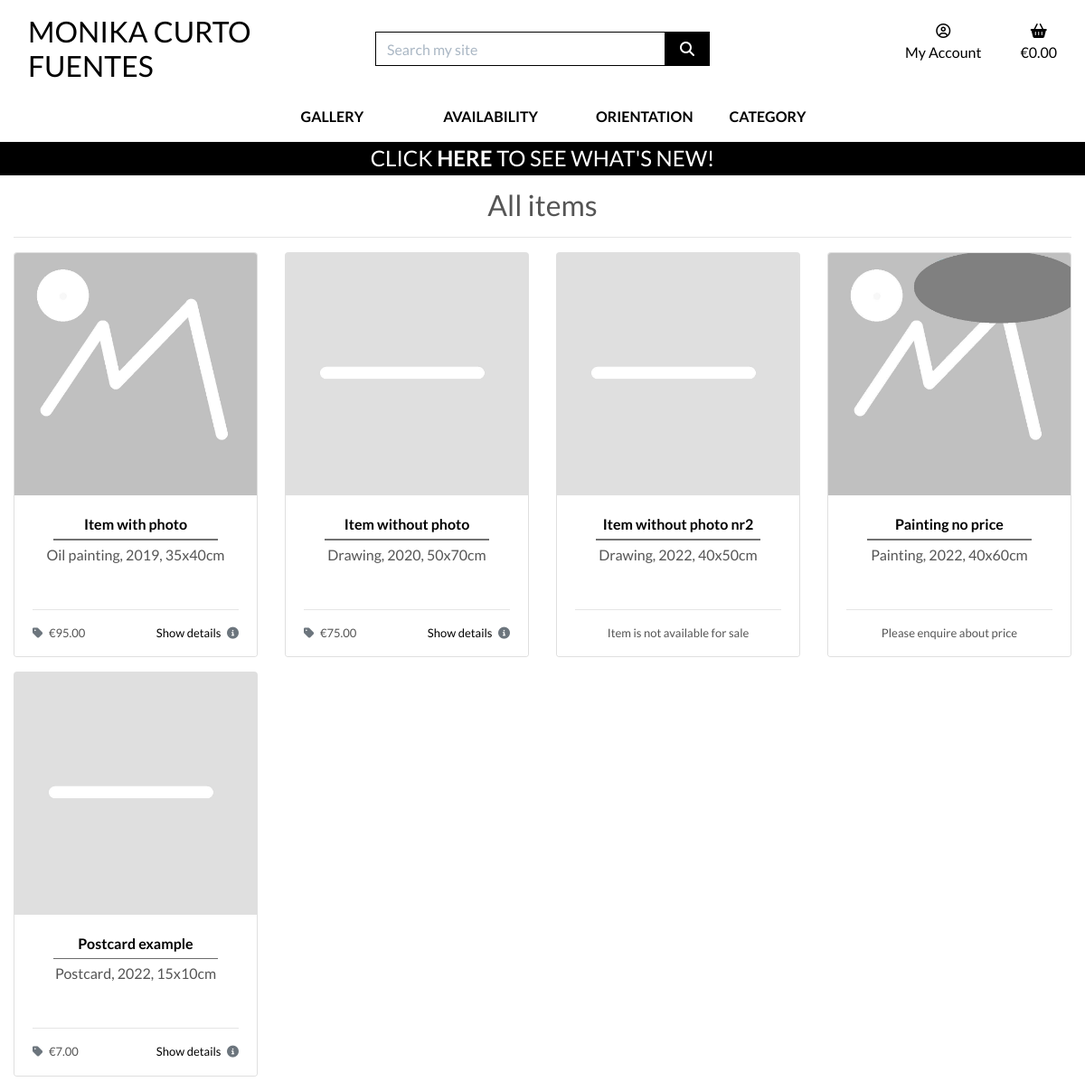
Screenshot of /products/ with the database file from the repository.
### products/models.py (models this page shows, shortened)
class Product(models.Model):
    sku = models.CharField(
        max_length=254,
        null=True,
        blank=True)
    title = models.CharField(
        max_length=254,
        unique=True)
    excerpt = models.TextField(
        blank=True)
    description = models.TextField()
    price = models.DecimalField(
        max_digits=6,
        decimal_places=2,
        null=True,
        blank=True)
    image = models.ImageField(
        null=True,
        blank=True)
    category = models.ForeignKey(
        'Category',
        null=True,
        blank=True,
        on_delete=models.SET_NULL)
    orientation = models.CharField(
        max_length=9,
        choices=ORIENTATION,
        null=True,
        blank=True)
    is_unique = models.BooleanField(
        default=True)
    priority = models.CharField(
        max_length=10,
        choices=PRIORITY_CHOICES,
        default="3 - Normal",
        null=True,
        blank=True)
    highlight = models.BooleanField(
        default=False)
    available = models.BooleanField(
        default=True)
    live = models.BooleanField(
        default=False)
    created_on = models.DateTimeField(
        auto_now_add=True)
    updated_on = models.DateTimeField(
        auto_now=True)
    class Meta:
        ordering = ['priority', 'created_on']

### products/views.py (the view, shortened to what this page needs)
def all_products(request):
    products = Product.objects.all()
    query = None
    available = None
    availability = None
    orientation = None
    orientations = None
    categories = None
    highlights = None
    context = {
        'products': products,
        'search_term': query,
        'available': available,
        'current_availability': availability,
        'orientation': orientation,
        'current_orientations': orientations,
        'current_categories': categories,
        'highlights': highlights,
    }
    return render(request, 'products/products.html', context)

### bag/contexts.py (called while the page is built, shortened)
def bag_contents(request):
    bag_items = []
    total = 0
    product_count = 0
    bag = request.session.get('bag', {})
    if total < settings.FREE_DELIVERY_THRESHOLD and total > 0:
        min_charge = settings.DELIVERY_MIN_CHARGE
        delivery = max(
            total * Decimal(settings.STANDARD_DELIVERY_PERCENTAGE / 100),
            min_charge)
        free_delivery_delta = settings.FREE_DELIVERY_THRESHOLD - total
    else:
        delivery = 0
        free_delivery_delta = 0
    grand_total = delivery + total
    context = {
        'bag_items': bag_items,
        'total': total,
        'product_count': product_count,
        'delivery': delivery,
        'free_delivery_delta': free_delivery_delta,
        'free_delivery_threshold': settings.FREE_DELIVERY_THRESHOLD,
        'grand_total': grand_total,
    }
    return context

### products/templates/products/products.html (shortened to what this page needs)
{% extends "base.html" %}
{% load static %}
{% block page_header %}
    <div class="container header-container">
    </div>
{% endblock %}
{% block content %}
    <div class="overlay"></div>
    <div class="container-fluid">
        <div class="row">
            <div class="col-12 text-center mt-5">
                <h2>
                    {% if search_term %}
                        {{ products|length }} item{% if products|length != 1 %}s {% endif %} found for <strong>{{ search_term }}</strong>
                    {% elif current_orientations %}
                        {{ orientation }}s
                    {% elif current_categories %}
                        {% for c in current_categories %}
                            <a href="{% url 'products' %}?category={{ c.name }}">
                                {{ c.friendly_name }}s
                            </a>
                        {% endfor %}
                    {% else %}
                        All items
                    {% endif %}
                </h2>
                <hr class="mb-3">
            </div>
            <div class="col">
                <div class="row">
                    {% for product in products %}
                        {% if product.live %}
                            <div class="col-md-4 col-xl-3 mb-3">
                                <div class="card h-100">
                                    {% if product.image %}
                                        <a href="{% url 'product_detail' product.id %}">
                                            <img src="{{ product.image.url }}" alt="{{ product.title }}" class="card-img-top img-fluid">
                                        </a>
                                    {% else %}
                                        <a href="{% url 'product_detail' product.id %}">
                                            <img src="{{ MEDIA_URL }}placeholder.jpg" alt="{{ product.title }}" class="card-image-top img-fluid">
                                        </a>
                                    {% endif %}
                                    <div class="card-body text-center">
                                        <a href="{% url 'product_detail' product.id %}">
                                            <p class="mb-0 font-weight-bold">{{ product.title }}</p>
                                        </a>
                                        <hr class="hr-middle">
                                        <p class="mb-0">{{ product.excerpt }}</p>
                                    </div>
                                    <div class="card-footer">
                                        <div class="row">
                                            <div class="col">
                                                <hr>
                                                {% if product.available and product.price %}
                                                    <p class="float-left">
                                                        <i class="fas fa-tag mr-1 text-muted"></i>
                                                        &euro;{{ product.price }}
                                                    </p>
                                                    <a href="{% url 'product_detail' product.id %}">
                                                        <p class="float-right">
                                                            Show details
                                                            <i class="fas fa-info-circle ml-1 text-muted"></i>
                                                        </p>
                                                    </a>
                                                {% elif product.available and not product.price %}
                                                    <p class="text-center">
                                                        Please enquire about price
                                                    </p>
                                                {% else %}
                                                    <p class="text-center">
                                                        Item is not available for sale
                                                    </p>
                                                {% endif %}
                                            </div>
                                        </div>
                                    </div>
                                </div>
                            </div>
                        {% endif %}
                    {% endfor %}
                </div>
            </div>
        </div>
    </div>
{% endblock %}

### templates/base.html (shortened to what this page needs)
{% load static %}
<!doctype html>
<html lang="en">
    <head>
        {% block corecss %}
            <link rel="stylesheet" href="https://cdn.jsdelivr.net/npm/bootstrap@4.4.1/dist/css/bootstrap.min.css">
            <link rel="stylesheet" href="{% static 'css/base.css' %}">
        {% endblock %}
    </head>
    <body>
        <header class="container-fluid fixed-top">
            <div id="topnav" class="row bg-white pt-lg-2 d-none d-lg-flex">
                <div class="col-12 col-lg-4 my-auto py-1 py-lg-0 text-center text-lg-left">
                    <a href="{% url 'home' %}" class="nav-link main-logo-link">
                        <h2 class="logo-font text-black my-0">
                            Monika Curto Fuentes
                        </h2>
                    </a>
                </div>
                <div class="col-12 col-lg-4 my-auto py-1 py-lg-0">
                    <form method="GET" action="{% url 'products' %}">
                        <div class="input-group w-100">
                            <input type="text" class="form-control border border-black rounded-0" type="text" name="q" placeholder="Search my site">
                            <div class="input-group-append">
                                <button class="form-control btn btn-black border border-black rounded-0" type="submit">
                                    <span class="icon">
                                        <i class="fas fa-search"></i>
                                    </span>
                                </button>
                            </div>
                        </div>
                    </form>
                </div>
                <div class="col-12 col-lg-4 my-auto py-1 py-lg-0">
                    <ul class="list-inline list-unstyled text-center text-lg-right my-0">
                        <li class="list-inline-item dropdown">
                            <a class="text-black nav-link" href="#" id="user-options" data-toggle="dropdown" aria-haspopup="true" aria-expanded="false">
                                <div class="text-center">
                                    <div><i class="far fa-user-circle"></i></div>
                                    <p class="my-0">My Account</p>
                                </div>
                            </a>
                        </li>
                        <li class="list-inline-item">
                            <a class="{% if grand_total %}text-info font-weight-bold{% else %}text-black{% endif %} nav-link" href="{% url 'view_bag' %}">
                                <div class="text-center">
                                    <div><i class="fas fa-shopping-basket"></i></div>
                                    <p class="my-o">
                                        {% if grand_total %}
                                            &euro;{{ grand_total|floatformat:2 }}
                                        {% else %}
                                            &euro;0.00
                                        {% endif %}
                                    </p>
                                </div>
                            </a>
                        </li>
                    </ul>
                </div>
            </div>
            <div class="row bg-white">
                <nav class="navbar navbar-expand-lg navbar-light w-100">
                    {% include 'includes/main-nav.html' %}
                </nav>
            </div>
            <div class="top-banner row text-center">
                <div class="col bg-black text-white">
                    <h4 class="logo-font my-1">
                        Click
                        <a href="{% url 'products' %}?highlight=True" class="text-white"><strong>here</strong></a>
                        to see what's new!
                    </h4>
                </div>
            </div>
        </header>
        {% block page_header %}
        {% endblock %}
        {% block content %}
        {% endblock %}
    </body>
</html>

### templates/includes/main-nav.html (shortened to what this page needs)
<div class="collapse navbar-collapse" id="main-nav">
    <ul class="navbar-nav w-auto mx-auto">
        <li class="nav-item">
            <a href="{% url 'products' %}" class="logo-font font-weight-bold nav-link text-black mr-5">Gallery</a>
        </li>
        <li class="nav-item dropdown">
            <a class="logo-font font-weight-bold nav-link text-black mr-5" href="#" id="availability-link" data-toggle="dropdown" aria-haspopup="true" aria-expanded="false">
                Availability
            </a>
        </li>
        <li class="nav-item dropdown">
            <a class="logo-font font-weight-bold nav-link text-black mr-5" href="#" id="orientation-link" data-toggle="dropdown" aria-haspopup="true" aria-expanded="false">
                Orientation
            </a>
        </li>
        <li class="nav-item dropdown">
            <a class="logo-font font-weight-bold nav-link text-black" href="#" id="category-link" data-toggle="dropdown" aria-haspopup="true" aria-expanded="false">
                Category
            </a>
        </li>
    </ul>
</div>

### static/css/base.css (style rules this page uses)
html { height: 100%; }
body { background: url('/media/homepage_background.jpg') no-repeat center center fixed; background-size: cover; height: calc(100vh - 164px); color: #555; font-family: 'Lato'; }
a:link { color: black; text-decoration: none; }
.hr-middle { height: 0.25px; background: rgb(120, 120, 120); width: 80%; margin: .25rem 10% .25rem 10%; }
.card-footer { background-color: #fff; border-top: none; padding-bottom: 0; }
.card-footer p { font-size: small; }
.icon { align-items: center; display: inline-flex; justify-content: center; height: 1.5rem; width: 1.5rem; }
.logo-font { text-transform: uppercase; }
.main-logo-link { width: fit-content; }
.btn-black { background: black; color: white !important; }
.text-black { color: #000 !important; }
.border-black { border: 1px solid black !important; }
.bg-black { background: #000 !important; }
.overlay { height: 100%; width: 100%; top: 0; left: 0; position: fixed; background: white; z-index: -1; }
input[name='q']::placeholder { color: #aab7c4; }
@media (min-width: 1200px) { .container { max-width: 80%; } }
@media (min-width: 992px) { .header-container { padding-top: 160px; } }
@media (min-width: 992px) { .dropdown > a { text-align: center; width: 100%; } }

### rows the page displays
Product: image (placeholder picture), title "Item with photo", excerpt "Oil painting, 2019, 35x40cm", price "95.00"
Product: live True (drawn), title "Item without photo", excerpt "Drawing, 2020, 50x70cm", price "75.00"
Product: live True (drawn), title "Item without photo nr2", excerpt "Drawing, 2022, 40x50cm", available "Item is not available for sale"
Product: image (placeholder picture), title "Painting no price", excerpt "Painting, 2022, 40x60cm", available "Please enquire about price"
Product: live True (drawn), title "Postcard example", excerpt "Postcard, 2022, 15x10cm", price "7.00"
